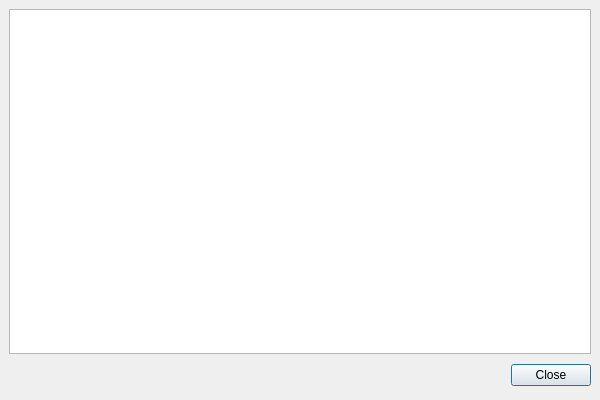
<?xml version="1.0" encoding="UTF-8"?>
<ui version="4.0">
 <class>ShowTextDialog</class>
 <widget class="QDialog" name="ShowTextDialog">
  <property name="geometry">
   <rect>
    <x>0</x>
    <y>0</y>
    <width>600</width>
    <height>400</height>
   </rect>
  </property>
  <property name="windowTitle">
   <string>Dialog</string>
  </property>
  <layout class="QGridLayout">
   <property name="leftMargin">
    <number>9</number>
   </property>
   <property name="topMargin">
    <number>9</number>
   </property>
   <property name="rightMargin">
    <number>9</number>
   </property>
   <property name="bottomMargin">
    <number>9</number>
   </property>
   <property name="spacing">
    <number>6</number>
   </property>
   <item row="0" column="0">
    <widget class="QTextBrowser" name="textBrowser"/>
   </item>
   <item row="1" column="0">
    <layout class="QHBoxLayout">
     <property name="spacing">
      <number>6</number>
     </property>
     <property name="leftMargin">
      <number>0</number>
     </property>
     <property name="topMargin">
      <number>0</number>
     </property>
     <property name="rightMargin">
      <number>0</number>
     </property>
     <property name="bottomMargin">
      <number>0</number>
     </property>
     <item>
      <spacer>
       <property name="orientation">
        <enum>Qt::Horizontal</enum>
       </property>
       <property name="sizeHint" stdset="0">
        <size>
         <width>131</width>
         <height>31</height>
        </size>
       </property>
      </spacer>
     </item>
     <item>
      <widget class="QPushButton" name="okButton">
       <property name="text">
        <string>Close</string>
       </property>
      </widget>
     </item>
    </layout>
   </item>
  </layout>
 </widget>
 <resources/>
 <connections>
  <connection>
   <sender>okButton</sender>
   <signal>clicked()</signal>
   <receiver>ShowTextDialog</receiver>
   <slot>accept()</slot>
   <hints>
    <hint type="sourcelabel">
     <x>278</x>
     <y>253</y>
    </hint>
    <hint type="destinationlabel">
     <x>96</x>
     <y>254</y>
    </hint>
   </hints>
  </connection>
 </connections>
</ui>
